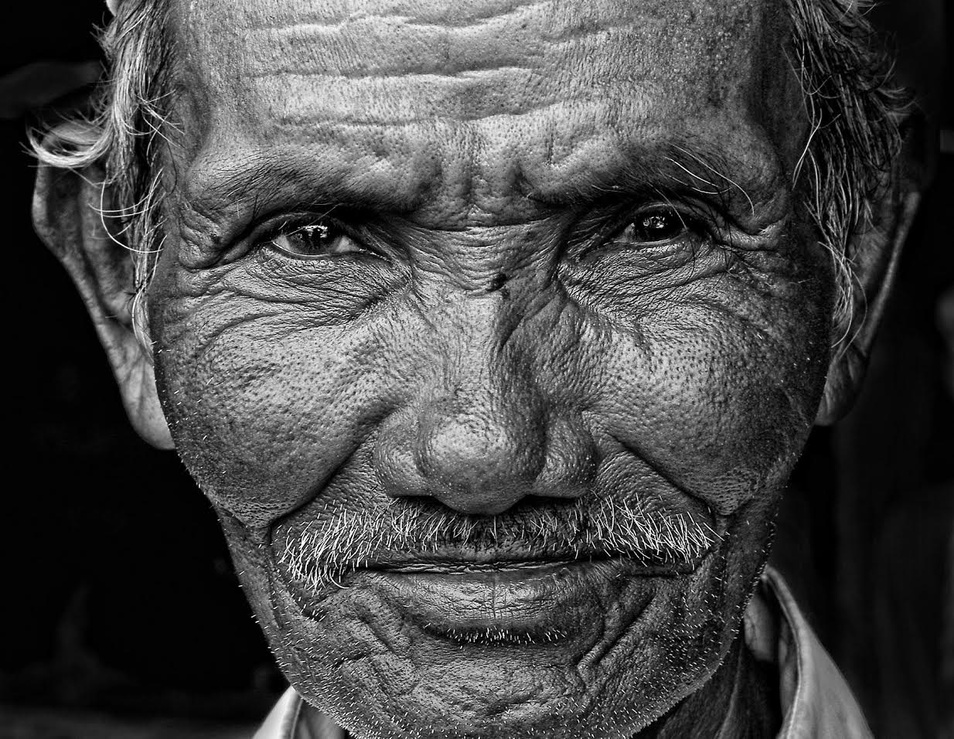
#> input picture hw/hw8-11/weathered-face.jpg, 954 x 739 px, shrunk from 1234 x 956 before the run
$ jupyter execute --allow-errors hw8-11.ipynb
#> lines starting #> are read from the running program, lines starting #| are printed output that depends on the picture
# HW 8-11

## Imports

[cell 1]
import warnings

import numpy as np
import sympy as sp
import pandas as pd
from matplotlib import pyplot as plt
from PIL import Image

warnings.filterwarnings("ignore")

## HW 8

[cell 2]
# load data
dose: np.ndarray = pd.read_csv("dose.txt", header=None).values.astype(np.float64)
#> (reads hw/hw8-11/dose.txt from the repository)
response: np.ndarray = pd.read_csv("response.txt", header=None).values.astype(np.float64)
#> (reads hw/hw8-11/response.txt from the repository)

[cell 3]
# A
# l2: y = theta * (e^(-x)) + err => \theta_hat = (((A'A)^-1)A')y

y: np.ndarray = response
A: np.ndarray = np.exp(-dose)
theta_hat: float = (np.linalg.inv(A.T@A)@A.T@y)[0, 0]

print(f"Theta_hat: {theta_hat}")

[cell 4]
# B
def side_effect(x: float, theta_hat: float) -> float:
    y = theta_hat*np.exp(-x)
    return x*(y**2) - x*y

# Plot the dosage-side-effect relationship
max_dose = dose.min()
min_dose = dose.max()
dose_range = np.linspace(min_dose, max_dose, 100)
side_effects = np.array(
    [side_effect(float(d), theta_hat) for d in dose_range]
).astype(np.float64)
plt.plot(dose_range, side_effects)
plt.show()
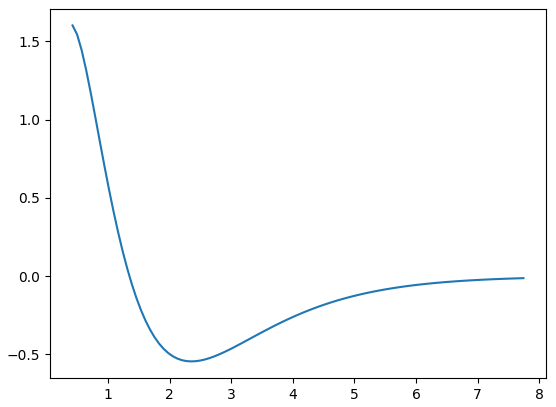
#> figure drawn by matplotlib, 1 panel

# find the lowest side effect by brute force
low_dose, low_effect = np.inf, np.inf
for i, d in enumerate(dose_range):
    se = side_effects[i]
    if se < low_effect:
        low_dose = d
        low_effect = se
lowest_dose, lowest_effect = np.inf, np.inf
for d in np.linspace(low_dose-0.5, low_dose+0.5, 10000):
    se = side_effect(d, theta_hat)
    if se<low_effect:
        lowest_dose = d
        lowest_effect = se

print(f"The minimum side effect is {lowest_effect}, which occurs at a dose of {lowest_dose}")

[cell 5]
# C
# We can replicate the plot from B with a few different parameters

# adjust the parameter
theta_hat_lower = theta_hat*0.8
theta_hat_higher = theta_hat*1.2

# We saw this earlier:
max_dose = dose.min()
min_dose = dose.max()
dose_range = np.linspace(min_dose, max_dose, 100)
side_effects_og = np.array(
    [side_effect(float(d), theta_hat) for d in dose_range]
).astype(np.float64)

# now we'll just add for our lower/higher parameter
side_effects_low = np.array(
    [side_effect(float(d), theta_hat_lower) for d in dose_range]
).astype(np.float64)
side_effects_high = np.array(
    [side_effect(float(d), theta_hat_higher) for d in dose_range]
).astype(np.float64)

# plot
plt.plot(dose_range, side_effects_og, label="Original Parameter")
plt.plot(dose_range, side_effects_low, label="Higher Parameter")
plt.plot(dose_range, side_effects_high, label="Lower Parameter")
plt.legend()
plt.show()
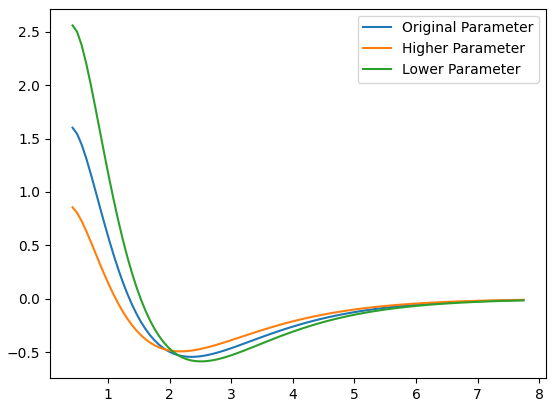
#> figure drawn by matplotlib, 1 panel

Conclusion for 8.C: This plot demonstrates the changes in the dose-to-side-effect relationship as the parameter (which corresponds to the dose-to-response relationship) changes. As the parameter (theta) is lower, the recommended dosage increases.

# HW 9

[cell 6]
# unit vectors on V
unit_vectors_v = [
    np.array([0, 1]),
    np.array([1, 0]),
    np.array([0, -1]),
    np.array([-1, 0])
]

[cell 7]
# A
A = np.array(
    [[1, -np.sqrt(3)/2],
     [np.sqrt(3), 1/2]]
)
A_sp = sp.Matrix(
    [[1, sp.div(-sp.sqrt(3), 2)],
     [sp.sqrt(3), 1/2]]
)
print("Here is our matrix:")
sp.pprint(A_sp)

vectors_u = [A@v for v in unit_vectors_v]

for v in unit_vectors_v:
    plt.plot([0, v[0]], [0, v[1]], marker="s", color="black")
for u in vectors_u:
    plt.plot([0, u[0]], [0, u[1]], marker="o", color="blue")
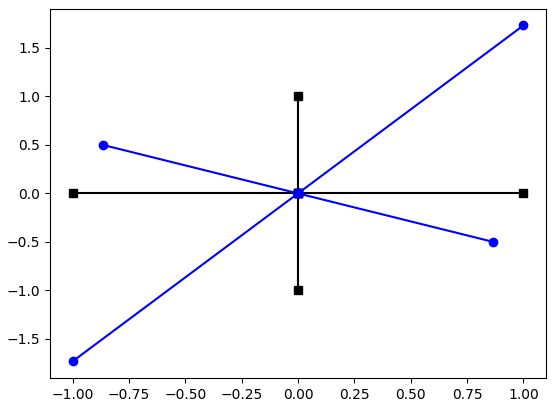
#> figure drawn by matplotlib, 1 panel

[cell 8]
# B
longest_norm = 0
longest_i = 0
for i, u in enumerate(vectors_u):
    norm = np.linalg.norm(u, 2)
    if norm > longest_norm:
        longest_norm = norm
        longest_i = i
    elif norm == longest_norm:
        print(f"{unit_vectors_v[i]} tied {unit_vectors_v[longest_i]} with identical norms")

print(f"The vector stretched most is {unit_vectors_v[longest_i]}.\n",
      f"It was transformed to {vectors_u[longest_i]},\n",
      f"with a norm of {longest_norm}")

[cell 9]
# C
U, S, Vh = np.linalg.svd(A)

print(f"The maximum singular value is {round(S.max(), 3)}, which is the same as the l2 norm {round(longest_norm, 3)}")

#> (a cell that did not finish here is left out)

## HW 10

[cell 11]
A = np.array(
    [[-3/5, 4/5],
     [4/5, -1]]
)
A_sp = sp.Matrix(
    [[-3/5, 4/5],
     [4/5, -1]]
)
b_data = np.array(
    [[1],
     [2]]
)
b_data_sp = sp.Matrix(
    [[1],
     [2]]
)

[cell 12]
# A
x = np.linalg.solve(A, b_data)
x

[cell 13]
# B
# here's the "size" of x
np.linalg.norm(x)

# Discussion
# The shape/dimensions in x are the same as b, but
# the values are more than an order of magnitude larger than the values in b.

[cell 14]
# C
epsilon = np.array(
    [[0.1],
     [-0.1]]
)

b_data_epsilon = b_data + epsilon
x_epsilon = np.linalg.solve(A, b_data_epsilon)
print(f"new x: {x_epsilon}")

# how big are these now?
print(f"norm of epsilon: {np.linalg.norm(epsilon)}")
print(f"norm of x: {np.linalg.norm(x_epsilon)}")

# Discussion
# Changing b by epsilon (norm: 0.14) resulted in a change of the size of the solution x by about 0.7.
# This could be significant for the same reason I discussed in B: the matrix amplifies sizes significantly.

[cell 15]
# D
plt.plot([0, b_data_epsilon[0, 0]], [0, b_data_epsilon[1, 0]], marker="s", color="black", label="b + epsilon")
plt.plot([0, b_data[0, 0]], [0, b_data[1, 0]], marker="o", color="blue", label="original b")
plt.plot([0, epsilon[0, 0]], [0, epsilon[1, 0]], marker="^", color="red", label="epsilon")
plt.plot([0, x_epsilon[0, 0]], [0, x_epsilon[1, 0]], marker="x", color="black", label="x after epsilon")
plt.plot([0, x[0, 0]], [0, x[1, 0]], marker="o", color="blue", label="x before epsilon")

# It's so sensitive because the scaling by A is so significant
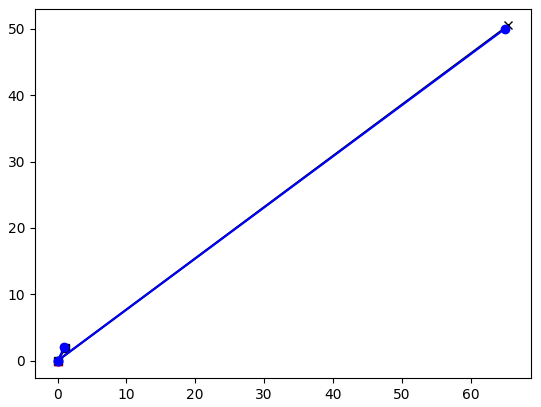
#> figure drawn by matplotlib, 1 panel

[cell 16]
# E
# don't think we've discussed condition numbers in class yet.
# I prompted ChatGPT with "what is a condition number?"

print(f"condition number: {np.linalg.cond(A)}") # BAD

[cell 17]
# F
# In my answer to (E), ChatGPT discussed this, including `cond = s.max() / s.min()`

U, S, Vh = np.linalg.svd(A)

print(f"singular values of A: {S}")

# The condion number is the ration between the largest and smallest singular value, as described above
print(f"ratio: {S.max()/S.min()}, condition number: {np.linalg.cond(A)}")

[cell 18]
# G
# I was unsure about the symbol † here and asked ChatGPT: "explain the symbol †"
eigenvals, _ = np.linalg.eig((A.T@A))
eigenvals_sq = np.array([e**0.5 for e in eigenvals])

print(f"squared eigenvalues: {eigenvals_sq}")
print(f"singular values: {S}")
print(f"ratio: {eigenvals_sq.max()/eigenvals_sq.min()}, condition number: {np.linalg.cond(A)}.\n",
      "This is also the same (besides rounding error)")

[cell 19]
# H
# I've done this in line with each step.
# In summary, the ratio between max/min singular values is the same as between
# the square roots of max/min eigenvalues.
# This ratio is the condition number and relates to how much a matrix changes the norms of vector input/output

## HW 11

[cell 20]
# Import image (the strategy to use PIL and these two lines are copied from ChatGPT)
img = Image.open("./weathered-face.jpg").convert("L")  # "L" = 8-bit grayscale
arr = np.array(img)

[cell 21]
U, S, Vh = np.linalg.svd(arr)
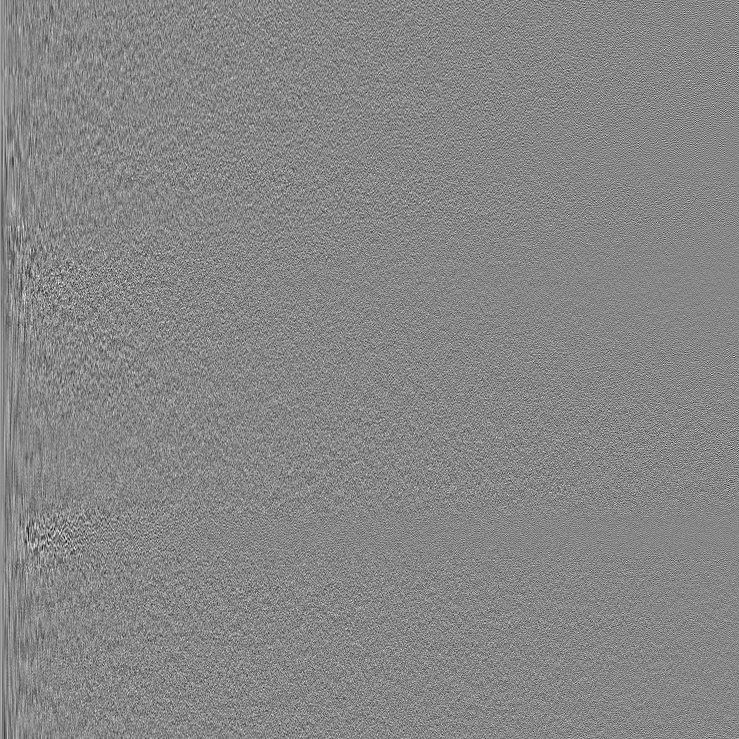
#> U: shape (739, 739) float64; min -0.23, max 0.205, mean 2.8e-05; drawn with min black and max white
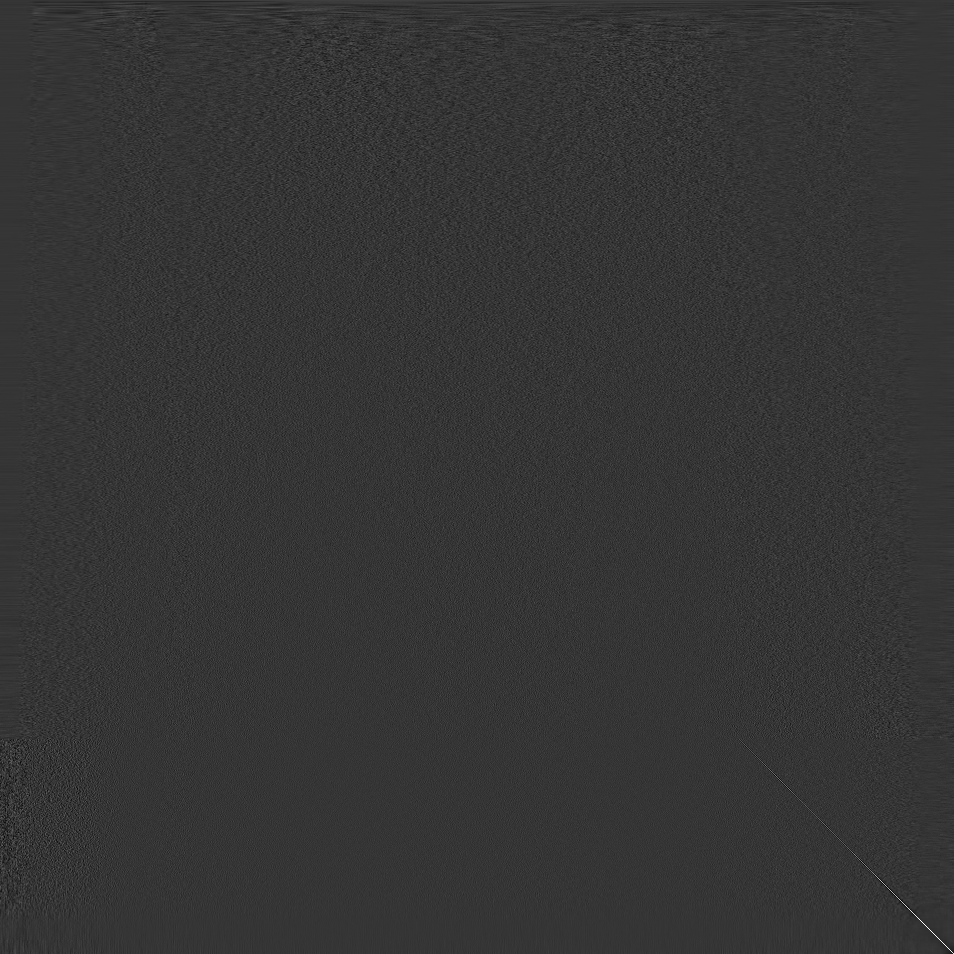
#> Vh: shape (954, 954) float64; min -0.257, max 0.969, mean 9.04e-06; drawn with min black and max white
#> S = 739 values, max 72201.1 at index 0, min 15.91 at index 738, mean 826.8

plt.imshow(arr, cmap="grey")

[cell 22]
# A
print(f"A has {len(S)} singular values, including {len([s for s in S if s!=0])} that are non-zero")
#| A has 739 singular values, including 739 that are non-zero

[cell 23]
# B
print("Here are the largest singular values:")
S[0:5]
#> Out = [72201.1, 12671.9, 10722, 8773.3, 7262.3]

[cell 24]
# C -- A_10
number_to_approx = 10
s_approx = S[0:number_to_approx]
#> s_approx = [72201.1, 12671.9, 10722, 8773.3, 7262.3, 6019.1, 5207.8, 5036, 4701, 4226.4]
sig_approx = np.diag(s_approx)
u_approx = U[0:number_to_approx, :]
vh_approx = Vh[:, 0:number_to_approx]
#> (the rest of this cell did not finish here and is left out)
